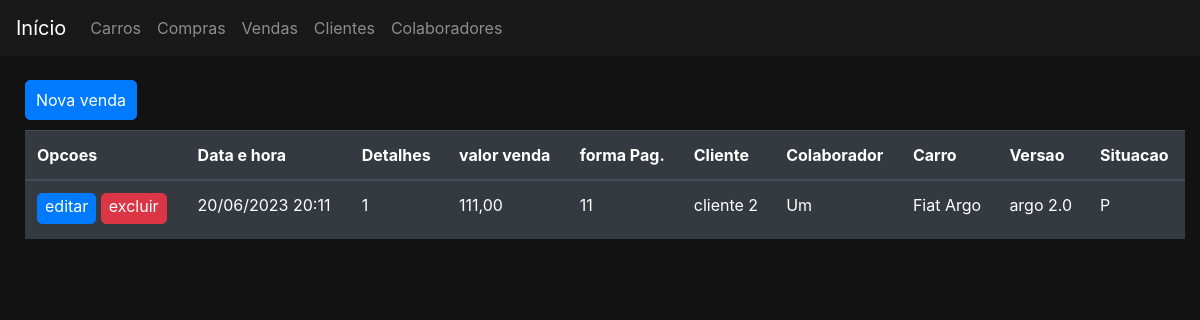
/vendas/, run on an earlier commit of the app's database.
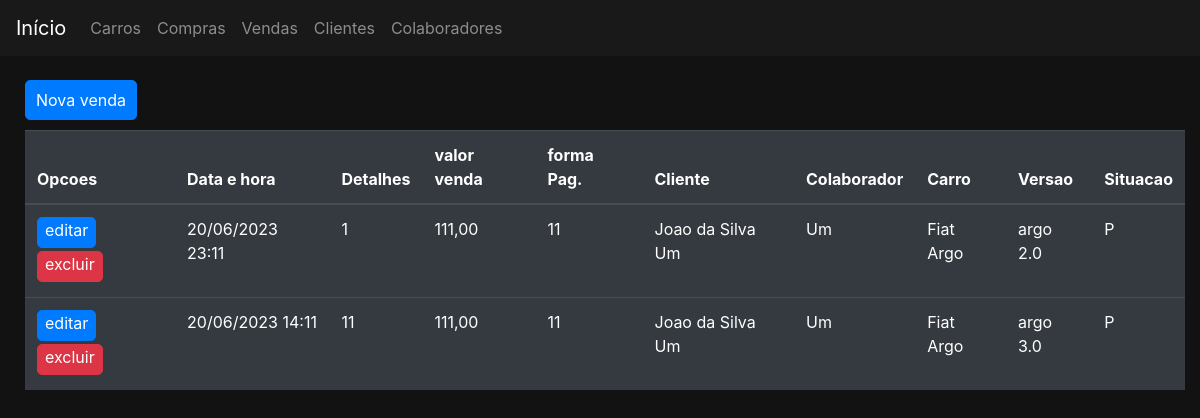
And on a later commit of the database.
### vendas/models.py (models this page shows, shortened)
class Venda(models.Model):
    situacao_choices = (
        ('P', 'processada'),
        ('C', 'cancelada'),
        ('F', 'finalizada'),
    )
    dataHora = models.DateTimeField()
    detalhes = models.CharField(max_length=50)
    valorVenda = models.DecimalField(max_digits=15, decimal_places=2)
    formaPagamento = models.CharField(max_length=20)
    cliente = models.ForeignKey(Cliente, on_delete=models.DO_NOTHING)
    colaborador = models.ForeignKey(Colaborador, on_delete=models.DO_NOTHING)
    versao = models.ForeignKey(Versao, on_delete=models.DO_NOTHING)
    situacao = models.CharField(max_length=1, choices=situacao_choices, blank=False, null=False)

### clientes/models.py (models this page shows)
class Cliente(Pessoa):
    renda = models.DecimalField(max_digits=15, decimal_places=2, verbose_name='renda')
    profissao = models.CharField(max_length=20, verbose_name='profissao')
    class Meta:
        permissions = (
            ('permissao_gerente', 'permissao gerente'),
            ('permissao_supervisor', 'permissao supervisor'),
            ('permissao_vendedor', 'permissao vendendor'),
            ('permissao_funcionario', 'permissao todos funcionarios'),
        )

### colaboradores/models.py (models this page shows)
class Colaborador(Pessoa):
    class Meta:
        verbose_name_plural = 'Colaboradores'
    ctps = models.IntegerField()
    pis = models.IntegerField()
    nomePai = models.CharField(max_length=50)
    nomeMae = models.CharField(max_length=50)
    tipoVinculo = models.CharField(max_length=20)
    cargoAtual = models.CharField(max_length=20)
    funcaoAtual = models.CharField(max_length=20)
    salarioAtual = models.DecimalField(max_digits=15, decimal_places=2)
    dataAdmissao = models.DateField()
    dataDesligamento = models.DateField(null=True)
    situacaoVinculo = models.CharField(max_length=20)

### carros/models.py (models this page shows, shortened)
class Versao(models.Model):
    carro = models.ForeignKey(Carro, on_delete=models.DO_NOTHING)
    nome = models.CharField(max_length=50, unique=True)
    motor = models.ForeignKey(Motor, on_delete=models.DO_NOTHING)
    combustivel = models.ForeignKey(Combustivel, on_delete=models.DO_NOTHING)
    direcao = models.ForeignKey(Direcao, on_delete=models.DO_NOTHING)
    seguranca = models.ManyToManyField(Seguranca, related_name="versao_seguranca", blank=True)
    acessorio = models.ManyToManyField(Acessorio, related_name="versao_acessorio", blank=True)
    imagem = models.ImageField(upload_to='carros', blank=True, null=True)
    ano = models.IntegerField(default='2023')
    modelo = models.IntegerField(default='2023')
    estoque = models.IntegerField(default=0)
    slugVersao = models.SlugField(unique=True, null=True, blank=True)
    class Meta:
        permissions = (
            ('permissao_gerente', 'permissao gerente'),
            ('permissao_vendedor', 'permissao vendendor'),
            ('permissao_funcionario', 'permissao todos funcionarios'),
        )
    def __str__(self):
        return self.nome
    class Meta:
        verbose_name_plural = 'Versoes'

class Carro(models.Model):
    nome = models.CharField(max_length=30, unique=True)
    slugCarro = models.SlugField(unique=True, null=True, blank=True)
    def __str__(self) -> str:
        return self.nome
    class Meta:
        permissions = (
            ('permissao_gerente', 'permissao gerente'),
            ('permissao_supervisor', 'permissao supervisor'),
            ('permissao_vendedor', 'permissao vendendor'),
            ('permissao_funcionario', 'permissao todos funcionarios'),
        )

### vendas/views.py (the view)
# urls.py: path('', views.VendasListar.as_view(), name='listar'),
class VendasListar(ListView):
    model = Venda
    template_name = 'vendas/vendas.html'
    paginate_by = 10

### pessoas/models.py (called while the page is built)
    def __str__(self) -> str:
        return self.nomeCompleto

### vendas/templates/vendas/vendas.html (shortened to what this page needs)
{% extends 'base.html' %}
{% block pagination %}
    <div class="container">
        <div class="row">
            <div class="col-md-3">
                <a href="{% url 'vendas:criar' %}" class=" btn btn-primary botao">Nova venda</a>
            </div>
        </div>
    </div>
{% endblock %}
{% block 'body' %}
    <div class="container">
        <div class="row">
            <div class="col-md">
                <table class="table table-dark">
                    <thead>
                        <tr>
                            <th scope="col">Opcoes</th>
                            <th scope="col">Data e hora</th>
                            <th scope="col">Detalhes</th>
                            <th scope="col">valor venda</th>
                            <th scope="col">forma Pag.</th>
                            <th scope="col">Cliente</th>
                            <th scope="col">Colaborador</th>
                            <th scope="col">Carro</th>
                            <th scope="col">Versao</th>
                            <th scope="col">Situacao</th>
                        </tr>
                    </thead>
                    <tbody>
                        {% for venda in venda_list %}
                            <tr>
                                <td>
                                    <a href="{% url 'vendas:editar' venda.pk %}" class="btn btn-primary botao_tabela">editar</a>
                                    <a href="{% url 'vendas:excluir' venda.pk %}" class="btn btn-danger botao_tabela">excluir</a>
                                </td>
                                <td>{{venda.dataHora|date:"d/m/Y H:i"}}</td>
                                <td>{{venda.detalhes}}</td>
                                <td>{{venda.valorVenda}}</td>
                                <td>{{venda.formaPagamento}}</td>
                                <td>{{venda.cliente}}</td>
                                <td>{{venda.colaborador}}</td>
                                <td>{{venda.versao.carro}}</td>
                                <td>{{venda.versao}}</td>
                                <td>{{venda.situacao}}</td>
                            </tr>
                        {% endfor %}
                    </tbody>
                </table>
            </div>
        </div>
    </div>
{% endblock %}

### templates/base.html (shortened to what this page needs)
{% load static %}
<!doctype html>
<html lang="pt-BR">
  <head>
    <link rel="stylesheet" href="https://cdn.jsdelivr.net/npm/bootstrap@4.6.2/dist/css/bootstrap.min.css">
    <link rel="stylesheet" href=" {% static 'css/css.css' %}">
  </head>
  <body class="fundo">
    <nav class="navbar navbar-expand-lg navbar-dark bg-nav">
      <a class="navbar-brand" href=" {% url 'carros:listar' %}">Início</a>
      <div class="collapse navbar-collapse" id="navbarNav">
        <ul class="navbar-nav">
          <li class="nav-item">
            <a class="nav-link" href="{% url 'carros:listar' %}">Carros</a>
          </li>
          <li class="nav-item">
            <a class="nav-link" href=" {% url 'compras:listar' %}">Compras<span class="sr-only">(current)</span></a>
          </li>
          <li class="nav-item">
            <a class="nav-link" href=" {% url 'vendas:listar' %}">Vendas <span class="sr-only">(current)</span></a>
          </li>
          <li class="nav-item">
            <a class="nav-link" href="{% url 'clientes:listar' %}">Clientes</span></a>
          </li>
          <li class="nav-item">
            <a class="nav-link" href="{% url 'colaboradores:listar' %}">Colaboradores</a>
          </li>
        </ul>
      </div>
    </nav>
    {% block pagination %}{% endblock %}
    {% block 'body' %}{% endblock %}
  </body>
</html>

### templates/static/css/css.css (style rules this page uses)
.fundo { background-color: #121212; color: white; }
.bg-nav { position: fixed; left:0; top: 0; width: 100%; z-index: 9999; background-color: #191919; margin-bottom: 5px; margin-block-end: 10px; }
.container { max-width: 1300px; }
body { margin-top: 35px; padding-top: 35px; margin-left: 10px; }
a { color:white; }
.botao { display: inline-block; padding: 7px 10px; border-radius: 5px; margin-bottom: 10px; margin-top: 10px; }
.botao_tabela { display: inline-block; padding: 7px 7px; border-radius: 5px; margin-top: 0px; margin-bottom: 3px; padding-top: 0px; padding-bottom: 5px; }

What changed in the data, as far as the page shows it:
changed Venda "argo 2.0": dataHora "20/06/2023 20:11" → "20/06/2023 23:11"; cliente "cliente 2" → "Joao da Silva Um"
added Venda: dataHora "20/06/2023 14:11", detalhes "11", valorVenda "111,00", formaPagamento "11", cliente "Joao da Silva Um", colaborador "Um", versao.carro "Fiat Argo", versao "argo 3.0", situacao "P"
